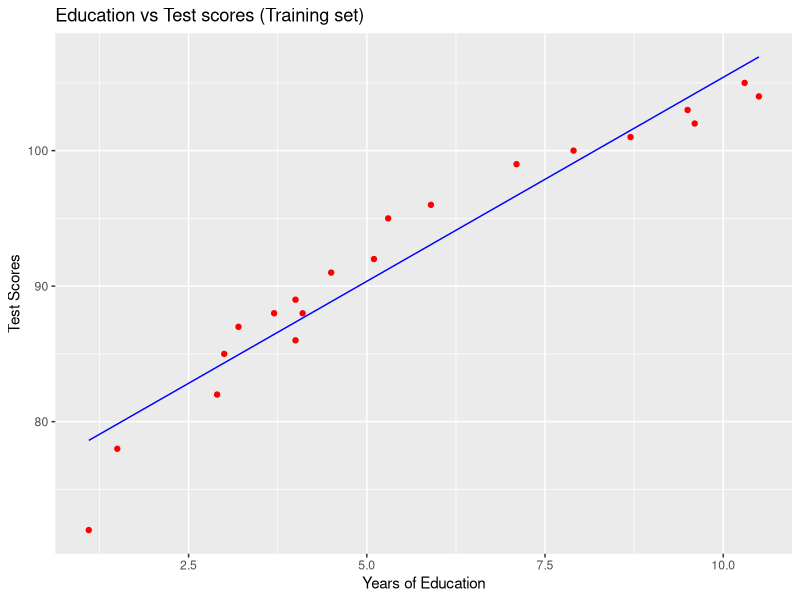
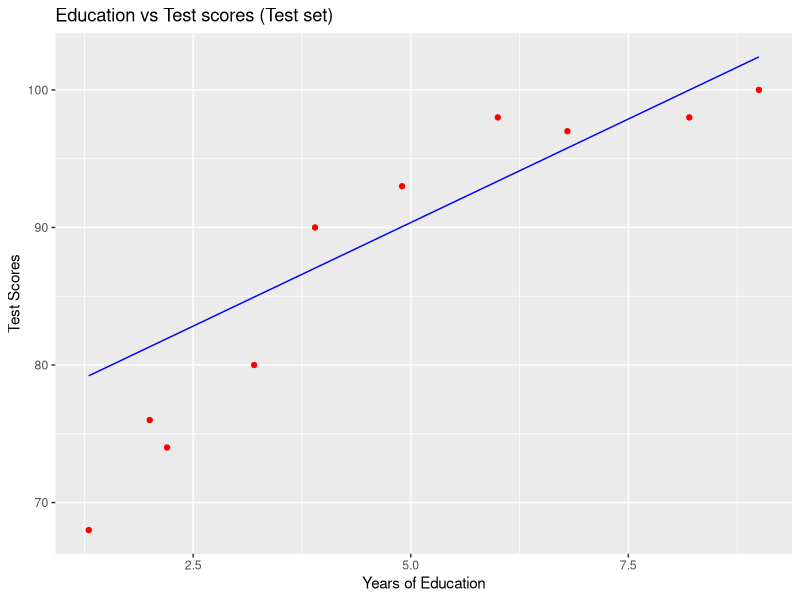

The R script that drew these images, in order:
# Load the necessary libraries
library(caTools)
library(ggplot2)

# Read the dataset
dataset = read.csv('score.csv')

# Set the seed for reproducibility
set.seed(123)

# Split the dataset into training and test sets
split = sample.split(dataset$AvgTestScores, SplitRatio = 2/3)
training_set = subset(dataset, split == TRUE)
test_set = subset(dataset, split == FALSE)

# SIMPLE LINEAR REGRESSION #

regressor = lm(formula = AvgTestScores ~ YearsEducation, data = training_set)

# Predicting the test set results
y_pred = predict(regressor, newdata = test_set)

# Visualising model performance on training set
training_plot <- ggplot() +
  geom_point(aes(x = training_set$YearsEducation, y = training_set$AvgTestScores), colour = 'red') +
  geom_line(aes(x = training_set$YearsEducation, y = predict(regressor, newdata = training_set)), colour = 'blue') +
  ggtitle('Education vs Test scores (Training set)') +
  xlab('Years of Education') +
  ylab('Test Scores')

# Save the training plot as a PNG file
ggsave("training_plot.png", plot = training_plot)

# Visualising model performance on test set
test_plot <- ggplot() +
  geom_point(aes(x = test_set$YearsEducation, y = test_set$AvgTestScores), colour = 'red') +
  geom_line(aes(x = test_set$YearsEducation, y = predict(regressor, newdata = test_set)), colour = 'blue') +
  ggtitle('Education vs Test scores (Test set)') +
  xlab('Years of Education') +
  ylab('Test Scores')

# Save the test plot as a PNG file
ggsave("test_plot.png", plot = test_plot)
